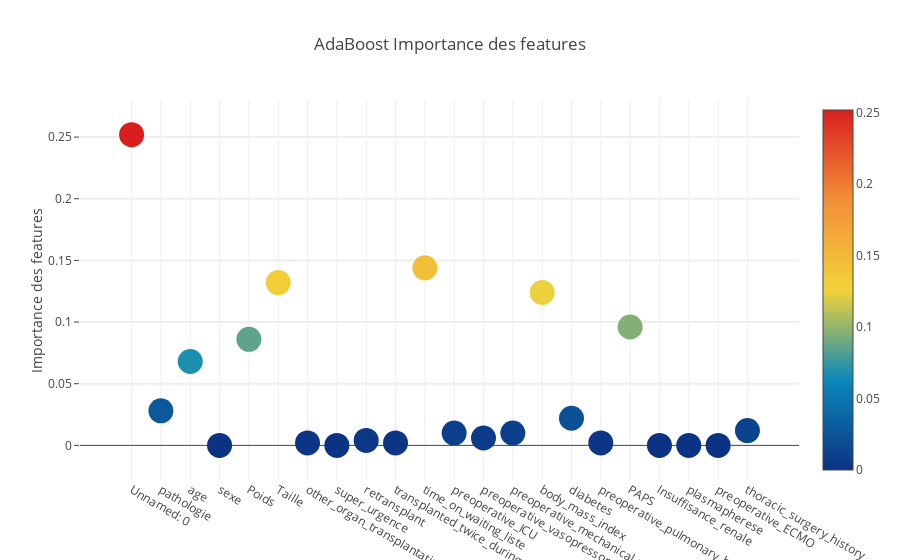

The code cell stored with this chart in its notebook:
### Markdown cell above
## AdaBoost

### Code cell
trace = go.Scatter(
    y = feature_dataframe['AdaBoost Importance des features'].values,
    x = feature_dataframe['features'].values,
    mode='markers',
    marker=dict(
        sizemode = 'diameter',
        sizeref = 1,
        size = 25,
        color = feature_dataframe['AdaBoost Importance des features'].values,
        colorscale='Portland',
        showscale=True
    ),
    text = feature_dataframe['features'].values
)
data = [trace]

layout= go.Layout(
    autosize= True,
    title= 'AdaBoost Importance des features',
    hovermode= 'closest',
    yaxis=dict(
        title= 'Importance des features',
        ticklen= 5,
        gridwidth= 2
    ),
    showlegend= False
)
fig = go.Figure(data=data, layout=layout)
py.iplot(fig,filename='scatter2010')

### Figure 1 — Plotly figure (JSON) as saved in the notebook; plotly's stock layout.template omitted (floating-point values rounded to 4 significant figures)
{"data": [{"marker": {"color": [0.252, 0.028, 0.068, 0, 0.086, 0.132, 0.002, 0, 0.004, 0.002, 0.144, 0.01, 0.006, 0.01, 0.124, 0.022, 0.002, 0.096, 0, 0, 0, 0.012], "colorscale": "Portland", "showscale": true, "size": 25, "sizemode": "diameter", "sizeref": 1}, "mode": "markers", "text": ["Unnamed: 0", "pathologie", "age", "sexe", "Poids", "Taille", "other_organ_transplantation", "super_urgence", "retransplant", "transplanted_twice_during_study_period", "time_on_waiting_liste", "preoperative_ICU", "preoperative_vasopressor", "preoperative_mechanical_ventilation", "body_mass_index", "diabetes", "preoperative_pulmonary_hypertension", "PAPS", "Insuffisance_renale", "plasmapherese", "preoperative_ECMO", "thoracic_surgery_history"], "type": "scatter", "uid": "da7a811e-e5c1-11e8-908b-87e74ea61965", "x": ["Unnamed: 0", "pathologie", "age", "sexe", "Poids", "Taille", "other_organ_transplantation", "super_urgence", "retransplant", "transplanted_twice_during_study_period", "time_on_waiting_liste", "preoperative_ICU", "preoperative_vasopressor", "preoperative_mechanical_ventilation", "body_mass_index", "diabetes", "preoperative_pulmonary_hypertension", "PAPS", "Insuffisance_renale", "plasmapherese", "preoperative_ECMO", "thoracic_surgery_history"], "y": [0.252, 0.028, 0.068, 0, 0.086, 0.132, 0.002, 0, 0.004, 0.002, 0.144, 0.01, 0.006, 0.01, 0.124, 0.022, 0.002, 0.096, 0, 0, 0, 0.012]}], "layout": {"autosize": true, "hovermode": "closest", "showlegend": false, "title": "AdaBoost Importance des features", "yaxis": {"gridwidth": 2, "ticklen": 5, "title": "Importance des features"}}}
